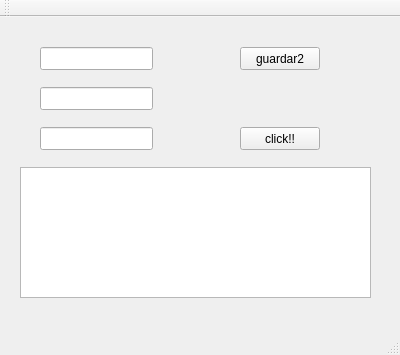
<?xml version="1.0" encoding="UTF-8"?>
<ui version="4.0">
 <class>MainWindow</class>
 <widget class="QMainWindow" name="MainWindow">
  <property name="geometry">
   <rect>
    <x>0</x>
    <y>0</y>
    <width>400</width>
    <height>355</height>
   </rect>
  </property>
  <property name="windowTitle">
   <string>MainWindow</string>
  </property>
  <widget class="QWidget" name="centralWidget">
   <widget class="QPushButton" name="pushButton">
    <property name="geometry">
     <rect>
      <x>240</x>
      <y>110</y>
      <width>80</width>
      <height>23</height>
     </rect>
    </property>
    <property name="text">
     <string>click!!</string>
    </property>
   </widget>
   <widget class="QLineEdit" name="lineEdit">
    <property name="geometry">
     <rect>
      <x>40</x>
      <y>30</y>
      <width>113</width>
      <height>23</height>
     </rect>
    </property>
   </widget>
   <widget class="QLineEdit" name="lineEdit_2">
    <property name="geometry">
     <rect>
      <x>40</x>
      <y>70</y>
      <width>113</width>
      <height>23</height>
     </rect>
    </property>
   </widget>
   <widget class="QLineEdit" name="lineEdit_3">
    <property name="geometry">
     <rect>
      <x>40</x>
      <y>110</y>
      <width>113</width>
      <height>23</height>
     </rect>
    </property>
   </widget>
   <widget class="QPlainTextEdit" name="boxx">
    <property name="geometry">
     <rect>
      <x>20</x>
      <y>150</y>
      <width>351</width>
      <height>131</height>
     </rect>
    </property>
   </widget>
   <widget class="QPushButton" name="guardar2">
    <property name="geometry">
     <rect>
      <x>240</x>
      <y>30</y>
      <width>80</width>
      <height>23</height>
     </rect>
    </property>
    <property name="text">
     <string>guardar2</string>
    </property>
   </widget>
  </widget>
  <widget class="QMenuBar" name="menuBar">
   <property name="geometry">
    <rect>
     <x>0</x>
     <y>0</y>
     <width>400</width>
     <height>20</height>
    </rect>
   </property>
  </widget>
  <widget class="QToolBar" name="mainToolBar">
   <attribute name="toolBarArea">
    <enum>TopToolBarArea</enum>
   </attribute>
   <attribute name="toolBarBreak">
    <bool>false</bool>
   </attribute>
  </widget>
  <widget class="QStatusBar" name="statusBar"/>
 </widget>
 <layoutdefault spacing="6" margin="11"/>
 <resources/>
 <connections/>
</ui>
